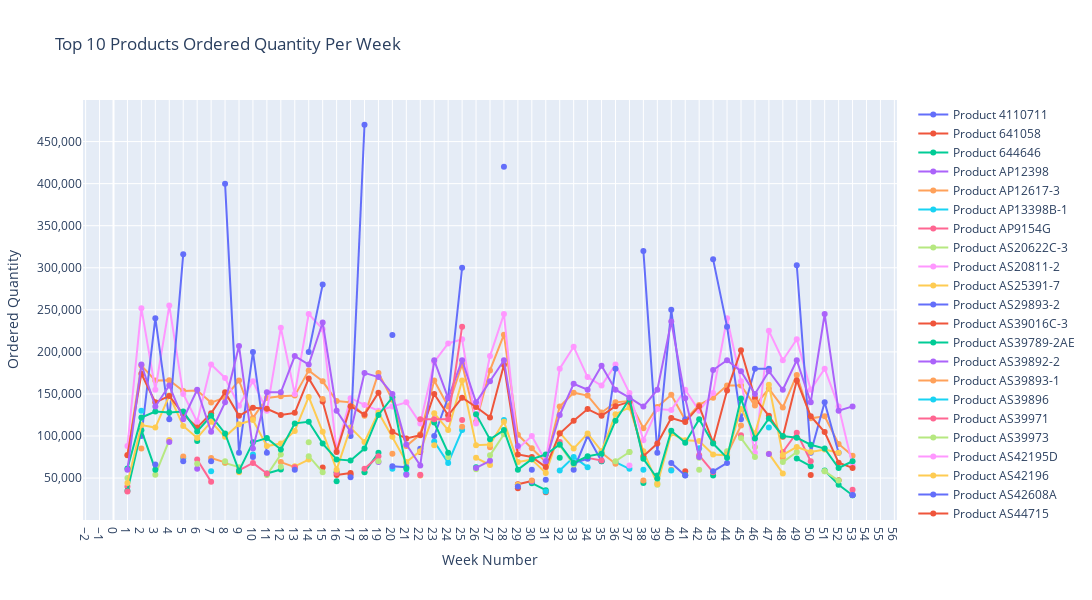

Notebook cell for this chart:
### Code cell
weekly_data = unique_products.groupby(['Week Number', 'Product Number'])['Ordered Quantity'].sum().reset_index()

# Sort the data within each week by Ordered Quantity
weekly_data_sorted = weekly_data.sort_values(['Week Number', 'Ordered Quantity'], ascending=[True, False])

# Get the top 10 products per week
top_10_per_week = weekly_data_sorted.groupby('Week Number').head(10)

# Pivot the data to get Week Number on the x-axis and Ordered Quantity on the y-axis
pivot_data = top_10_per_week.pivot(index='Week Number', columns='Product Number', values='Ordered Quantity')


import plotly.graph_objects as go

# Initialize the figure
fig = go.Figure()

# Loop through each product number and plot the data
for product in pivot_data.columns:
    fig.add_trace(go.Scatter(
        x=pivot_data.index,
        y=pivot_data[product],
        mode='lines+markers',
        name=f'Product {product}'
    ))

# Update layout
fig.update_layout(
    title='Top 10 Products Ordered Quantity Per Week',
    xaxis_title='Week Number',
    yaxis_title='Ordered Quantity',
    xaxis=dict(tickmode='linear', tick0=1, dtick=1),  # Display ticks for each week number
    yaxis=dict(tickformat=','),
    height=600,
    width=1200
)

# Show the plot
fig.show()

### Figure 1 — Plotly figure (JSON) as saved in the notebook; plotly's stock layout.template omitted (floating-point values rounded to 4 significant figures)
{"data": [{"mode": "lines+markers", "name": "Product 4110711", "type": "scatter", "x": [1, 2, 3, 4, 5, 6, 7, 8, 9, 10, 11, 12, 13, 14, 15, 16, 17, 18, 19, 20, 21, 22, 23, 24, 25, 26, 27, 28, 29, 30, 31, 32, 33, 34, 35, 36, 37, 38, 39, 40, 41, 42, 43, 44, 45, 46, 47, 48, 49, 50, 51, 52, 53], "y": [null, null, null, null, null, null, null, null, null, null, null, null, null, null, null, null, null, null, null, null, null, 84900, null, null, null, null, null, null, null, null, null, null, null, null, null, null, null, null, null, null, null, null, null, null, null, null, null, null, null, null, null, null, null]}, {"mode": "lines+markers", "name": "Product 641058", "type": "scatter", "x": [1, 2, 3, 4, 5, 6, 7, 8, 9, 10, 11, 12, 13, 14, 15, 16, 17, 18, 19, 20, 21, 22, 23, 24, 25, 26, 27, 28, 29, 30, 31, 32, 33, 34, 35, 36, 37, 38, 39, 40, 41, 42, 43, 44, 45, 46, 47, 48, 49, 50, 51, 52, 53], "y": [null, null, null, null, null, null, null, null, null, null, null, null, null, null, null, 53633, 56089, null, null, null, null, null, null, null, null, null, null, null, 42669, 46615, null, null, null, null, null, null, null, null, null, null, 58211, null, null, null, null, null, null, null, null, 53549, null, 47506, null]}, {"mode": "lines+markers", "name": "Product 644646", "type": "scatter", "x": [1, 2, 3, 4, 5, 6, 7, 8, 9, 10, 11, 12, 13, 14, 15, 16, 17, 18, 19, 20, 21, 22, 23, 24, 25, 26, 27, 28, 29, 30, 31, 32, 33, 34, 35, 36, 37, 38, 39, 40, 41, 42, 43, 44, 45, 46, 47, 48, 49, 50, 51, 52, 53], "y": [null, null, null, null, null, null, null, null, null, null, null, null, null, null, null, 46102, null, null, null, null, null, null, null, null, null, null, null, null, null, 43865, 35543, null, null, null, null, null, null, 44173, null, null, 53431, null, null, null, null, null, null, null, null, null, 59070, 42094, 29612]}, {"mode": "lines+markers", "name": "Product AP12398", "type": "scatter", "x": [1, 2, 3, 4, 5, 6, 7, 8, 9, 10, 11, 12, 13, 14, 15, 16, 17, 18, 19, 20, 21, 22, 23, 24, 25, 26, 27, 28, 29, 30, 31, 32, 33, 34, 35, 36, 37, 38, 39, 40, 41, 42, 43, 44, 45, 46, 47, 48, 49, 50, 51, 52, 53], "y": [null, null, null, null, null, null, null, null, null, null, null, null, null, null, null, null, null, null, null, null, null, null, null, null, null, null, null, null, null, 46000, null, null, null, null, null, null, null, null, null, null, null, null, null, null, null, null, null, null, null, null, null, null, null]}, {"mode": "lines+markers", "name": "Product AP12617-3", "type": "scatter", "x": [1, 2, 3, 4, 5, 6, 7, 8, 9, 10, 11, 12, 13, 14, 15, 16, 17, 18, 19, 20, 21, 22, 23, 24, 25, 26, 27, 28, 29, 30, 31, 32, 33, 34, 35, 36, 37, 38, 39, 40, 41, 42, 43, 44, 45, 46, 47, 48, 49, 50, 51, 52, 53], "y": [77500, 183700, 166000, 166300, 153500, 154000, 139700, 145800, 166000, 121500, 145300, 147200, 148000, 178000, 165000, 141500, 140000, 124000, 175000, 143050, 88000, 102000, 165900, 135100, 185500, 117000, 178000, 220500, 101600, 85300, 69200, 135000, 151500, 148000, 128000, 140000, 141500, 109300, 134500, 149000, 119000, 137000, 145500, 160000, 160000, 136200, 156200, 134000, 172500, 121000, 123500, 90500, 76500]}, {"mode": "lines+markers", "name": "Product AP13398B-1", "type": "scatter", "x": [1, 2, 3, 4, 5, 6, 7, 8, 9, 10, 11, 12, 13, 14, 15, 16, 17, 18, 19, 20, 21, 22, 23, 24, 25, 26, 27, 28, 29, 30, 31, 32, 33, 34, 35, 36, 37, 38, 39, 40, 41, 42, 43, 44, 45, 46, 47, 48, 49, 50, 51, 52, 53], "y": [null, null, null, null, 73500, null, null, null, null, 78000, null, null, null, null, null, null, null, null, null, null, 55000, null, 93500, 68000, 107000, null, null, 119000, null, null, null, 59000, 75000, 63000, null, 69000, 61000, null, null, null, null, 85500, null, null, null, null, null, null, null, null, null, null, null]}, {"mode": "lines+markers", "name": "Product AP9154G", "type": "scatter", "x": [1, 2, 3, 4, 5, 6, 7, 8, 9, 10, 11, 12, 13, 14, 15, 16, 17, 18, 19, 20, 21, 22, 23, 24, 25, 26, 27, 28, 29, 30, 31, 32, 33, 34, 35, 36, 37, 38, 39, 40, 41, 42, 43, 44, 45, 46, 47, 48, 49, 50, 51, 52, 53], "y": [40000, null, null, null, null, null, null, null, null, null, null, null, null, null, null, null, null, null, null, null, null, null, null, null, null, null, null, null, null, null, null, null, null, null, null, null, null, null, null, null, null, null, null, null, null, null, null, null, null, null, null, null, null]}, {"mode": "lines+markers", "name": "Product AS20622C-3", "type": "scatter", "x": [1, 2, 3, 4, 5, 6, 7, 8, 9, 10, 11, 12, 13, 14, 15, 16, 17, 18, 19, 20, 21, 22, 23, 24, 25, 26, 27, 28, 29, 30, 31, 32, 33, 34, 35, 36, 37, 38, 39, 40, 41, 42, 43, 44, 45, 46, 47, 48, 49, 50, 51, 52, 53], "y": [50000, null, 54000, 95000, null, null, null, 68000, 63000, null, 53500, 78000, null, 92500, null, null, null, 57000, null, null, null, null, null, null, null, 60500, null, null, null, null, null, null, null, null, null, null, 81001, null, 42000, null, null, 60000, null, 82000, null, 87010, null, null, null, null, 58000, 47000, null]}, {"mode": "lines+markers", "name": "Product AS20811-2", "type": "scatter", "x": [1, 2, 3, 4, 5, 6, 7, 8, 9, 10, 11, 12, 13, 14, 15, 16, 17, 18, 19, 20, 21, 22, 23, 24, 25, 26, 27, 28, 29, 30, 31, 32, 33, 34, 35, 36, 37, 38, 39, 40, 41, 42, 43, 44, 45, 46, 47, 48, 49, 50, 51, 52, 53], "y": [88000, 252000, 155000, 255000, 150000, 117000, 185000, 169000, 136000, 165000, 130000, 228600, 150000, 245000, 227000, 83000, 145000, 137000, 130000, 135000, 140000, 115000, 188000, 210000, 215000, 115000, 195000, 245000, 85000, 100000, 70000, 180000, 206000, 170000, 160000, 185000, 151000, 95000, 132000, 131000, 155000, 130000, 151000, 240000, 165000, 80000, 225000, 190000, 215000, 155000, 180000, 135000, 65000]}, {"mode": "lines+markers", "name": "Product AS25391-7", "type": "scatter", "x": [1, 2, 3, 4, 5, 6, 7, 8, 9, 10, 11, 12, 13, 14, 15, 16, 17, 18, 19, 20, 21, 22, 23, 24, 25, 26, 27, 28, 29, 30, 31, 32, 33, 34, 35, 36, 37, 38, 39, 40, 41, 42, 43, 44, 45, 46, 47, 48, 49, 50, 51, 52, 53], "y": [null, null, null, 95000, null, null, null, null, 57000, null, null, null, 64000, 72000, null, null, null, null, null, null, null, null, 89000, null, null, 74000, 65531, null, 42000, null, null, null, null, null, null, null, null, null, null, null, null, null, null, null, null, null, 79000, 55500, null, null, null, null, null]}, {"mode": "lines+markers", "name": "Product AS29893-2", "type": "scatter", "x": [1, 2, 3, 4, 5, 6, 7, 8, 9, 10, 11, 12, 13, 14, 15, 16, 17, 18, 19, 20, 21, 22, 23, 24, 25, 26, 27, 28, 29, 30, 31, 32, 33, 34, 35, 36, 37, 38, 39, 40, 41, 42, 43, 44, 45, 46, 47, 48, 49, 50, 51, 52, 53], "y": [null, 100000, 240000, 120000, 316000, null, null, 400000, 80000, 200000, 80000, null, null, 200000, 280000, null, 100000, 470000, null, 220000, null, null, 100000, 146000, 300000, null, null, 420000, null, 60000, null, null, 60000, 100000, 70000, 180000, null, 320000, 80000, 250000, 120000, null, 310000, 230000, 120000, 180000, 180000, null, 303000, 80000, 140000, 80000, null]}, {"mode": "lines+markers", "name": "Product AS39016C-3", "type": "scatter", "x": [1, 2, 3, 4, 5, 6, 7, 8, 9, 10, 11, 12, 13, 14, 15, 16, 17, 18, 19, 20, 21, 22, 23, 24, 25, 26, 27, 28, 29, 30, 31, 32, 33, 34, 35, 36, 37, 38, 39, 40, 41, 42, 43, 44, 45, 46, 47, 48, 49, 50, 51, 52, 53], "y": [null, null, null, null, null, null, null, null, null, null, null, null, null, null, 62500, null, 54000, null, null, null, null, 81000, null, null, null, null, null, null, 38000, null, 33000, null, null, null, null, null, null, null, null, null, null, null, null, null, null, null, null, null, null, null, null, null, null]}, {"mode": "lines+markers", "name": "Product AS39789-2AE", "type": "scatter", "x": [1, 2, 3, 4, 5, 6, 7, 8, 9, 10, 11, 12, 13, 14, 15, 16, 17, 18, 19, 20, 21, 22, 23, 24, 25, 26, 27, 28, 29, 30, 31, 32, 33, 34, 35, 36, 37, 38, 39, 40, 41, 42, 43, 44, 45, 46, 47, 48, 49, 50, 51, 52, 53], "y": [35000, 106920, 60000, null, null, 94020, null, null, null, null, 55400, 60150, null, null, null, 57000, null, 57000, 80000, null, null, null, null, null, null, 63000, null, 104000, null, null, null, 74000, null, null, 70000, null, null, null, 53000, null, null, null, 53005, null, null, null, null, null, 73200, 64060, null, null, 29570]}, {"mode": "lines+markers", "name": "Product AS39892-2", "type": "scatter", "x": [1, 2, 3, 4, 5, 6, 7, 8, 9, 10, 11, 12, 13, 14, 15, 16, 17, 18, 19, 20, 21, 22, 23, 24, 25, 26, 27, 28, 29, 30, 31, 32, 33, 34, 35, 36, 37, 38, 39, 40, 41, 42, 43, 44, 45, 46, 47, 48, 49, 50, 51, 52, 53], "y": [null, null, null, 93000, null, 61000, null, null, null, null, null, null, null, null, null, null, null, null, 69000, null, 54000, null, null, null, null, 62000, 70531, null, null, null, null, null, null, null, null, null, null, null, null, null, null, null, null, null, null, null, 78700, null, null, null, null, null, 30000]}, {"mode": "lines+markers", "name": "Product AS39893-1", "type": "scatter", "x": [1, 2, 3, 4, 5, 6, 7, 8, 9, 10, 11, 12, 13, 14, 15, 16, 17, 18, 19, 20, 21, 22, 23, 24, 25, 26, 27, 28, 29, 30, 31, 32, 33, 34, 35, 36, 37, 38, 39, 40, 41, 42, 43, 44, 45, 46, 47, 48, 49, 50, 51, 52, 53], "y": [null, 85000, null, null, 75500, null, 73890, 68608, null, null, null, 69000, 63000, null, null, null, null, null, null, 79000, null, 53000, null, null, 111000, null, 86538, null, null, 47000, null, null, null, null, 80000, 67000, null, 47000, null, 60000, null, null, null, 78000, 112500, null, null, 74000, null, null, null, null, null]}, {"mode": "lines+markers", "name": "Product AS39896", "type": "scatter", "x": [1, 2, 3, 4, 5, 6, 7, 8, 9, 10, 11, 12, 13, 14, 15, 16, 17, 18, 19, 20, 21, 22, 23, 24, 25, 26, 27, 28, 29, 30, 31, 32, 33, 34, 35, 36, 37, 38, 39, 40, 41, 42, 43, 44, 45, 46, 47, 48, 49, 50, 51, 52, 53], "y": [null, null, null, null, null, null, 58000, null, null, null, null, null, null, null, null, null, null, null, null, 61000, null, null, null, null, null, null, null, null, null, null, 34000, null, null, null, null, null, null, 60000, null, 59000, null, null, null, null, null, null, null, null, null, null, null, null, null]}, {"mode": "lines+markers", "name": "Product AS39971", "type": "scatter", "x": [1, 2, 3, 4, 5, 6, 7, 8, 9, 10, 11, 12, 13, 14, 15, 16, 17, 18, 19, 20, 21, 22, 23, 24, 25, 26, 27, 28, 29, 30, 31, 32, 33, 34, 35, 36, 37, 38, 39, 40, 41, 42, 43, 44, 45, 46, 47, 48, 49, 50, 51, 52, 53], "y": [34000, null, null, null, null, 72000, 45500, null, 59000, 68000, 55500, null, 63000, null, null, 56000, null, 61000, 76000, null, null, 54000, null, null, 119000, null, null, null, null, null, null, 93000, null, 74000, 71000, null, null, null, null, null, null, 77000, 57000, null, 101000, null, null, 81000, 104000, 70000, null, null, 36000]}, {"mode": "lines+markers", "name": "Product AS39973", "type": "scatter", "x": [1, 2, 3, 4, 5, 6, 7, 8, 9, 10, 11, 12, 13, 14, 15, 16, 17, 18, 19, 20, 21, 22, 23, 24, 25, 26, 27, 28, 29, 30, 31, 32, 33, 34, 35, 36, 37, 38, 39, 40, 41, 42, 43, 44, 45, 46, 47, 48, 49, 50, 51, 52, 53], "y": [null, null, null, null, null, 67000, null, 70000, null, null, null, 63500, null, 76000, 57000, null, null, null, 70000, null, 68000, null, null, 75000, null, null, 77000, 102000, null, null, null, 89000, 66000, null, null, 70000, 81000, null, 44000, null, null, 74000, null, null, 97500, 75000, null, 69000, 81000, null, 58000, null, null]}, {"mode": "lines+markers", "name": "Product AS42195D", "type": "scatter", "x": [1, 2, 3, 4, 5, 6, 7, 8, 9, 10, 11, 12, 13, 14, 15, 16, 17, 18, 19, 20, 21, 22, 23, 24, 25, 26, 27, 28, 29, 30, 31, 32, 33, 34, 35, 36, 37, 38, 39, 40, 41, 42, 43, 44, 45, 46, 47, 48, 49, 50, 51, 52, 53], "y": [null, null, null, null, null, null, null, null, null, null, null, null, null, null, null, null, null, null, null, null, null, null, null, null, null, null, null, null, null, null, null, null, null, null, null, null, 65000, null, null, null, null, null, null, null, null, null, null, null, null, null, null, null, null]}, {"mode": "lines+markers", "name": "Product AS42196", "type": "scatter", "x": [1, 2, 3, 4, 5, 6, 7, 8, 9, 10, 11, 12, 13, 14, 15, 16, 17, 18, 19, 20, 21, 22, 23, 24, 25, 26, 27, 28, 29, 30, 31, 32, 33, 34, 35, 36, 37, 38, 39, 40, 41, 42, 43, 44, 45, 46, 47, 48, 49, 50, 51, 52, 53], "y": [44000, 113000, 110000, 148000, 112000, 97697, 117000, 99000, 114000, 119000, 88000, 91000, 106000, 146500, 105000, 60000, 110000, 93000, 128000, 99000, 69000, 82000, 127100, 107000, 166000, 89000, 90000, 117000, 69000, 72000, 56000, 104000, 85000, 103000, 82000, 126000, 134000, 82000, 43000, 103000, 95000, 94000, 78000, 77000, 132000, 103000, 161000, 77500, 87000, 81000, 84000, 80000, null]}, {"mode": "lines+markers", "name": "Product AS42608A", "type": "scatter", "x": [1, 2, 3, 4, 5, 6, 7, 8, 9, 10, 11, 12, 13, 14, 15, 16, 17, 18, 19, 20, 21, 22, 23, 24, 25, 26, 27, 28, 29, 30, 31, 32, 33, 34, 35, 36, 37, 38, 39, 40, 41, 42, 43, 44, 45, 46, 47, 48, 49, 50, 51, 52, 53], "y": [null, null, 66000, null, 70000, null, 70000, null, null, 75000, null, null, 60000, null, null, null, 51000, null, null, 64000, 63000, null, null, null, null, null, null, null, 40000, null, 48000, null, 68000, 73000, null, null, null, null, null, 68000, 53000, null, 58000, 68000, null, null, null, null, null, null, null, null, 30000]}, {"mode": "lines+markers", "name": "Product AS44715", "type": "scatter", "x": [1, 2, 3, 4, 5, 6, 7, 8, 9, 10, 11, 12, 13, 14, 15, 16, 17, 18, 19, 20, 21, 22, 23, 24, 25, 26, 27, 28, 29, 30, 31, 32, 33, 34, 35, 36, 37, 38, 39, 40, 41, 42, 43, 44, 45, 46, 47, 48, 49, 50, 51, 52, 53], "y": [77000, 174000, 140000, 147640, 126000, 110000, 127000, 152060, 124000, 133520, 132300, 125000, 127500, 168500, 140900, 81120, 135500, 125500, 151520, 105000, 97000, 101030, 150000, 124551, 145560, 134500, 122100, 184600, 78000, 75000, 63030, 103000, 118035, 132000, 124000, 135500, 140540, 76000, 91000, 121500, 116500, 135510, 92100, 154000, 202050, 145100, 124000, 99150, 166000, 123520, 104700, 68200, 62100]}, {"mode": "lines+markers", "name": "Product AS45341A", "type": "scatter", "x": [1, 2, 3, 4, 5, 6, 7, 8, 9, 10, 11, 12, 13, 14, 15, 16, 17, 18, 19, 20, 21, 22, 23, 24, 25, 26, 27, 28, 29, 30, 31, 32, 33, 34, 35, 36, 37, 38, 39, 40, 41, 42, 43, 44, 45, 46, 47, 48, 49, 50, 51, 52, 53], "y": [61300, 122000, 129000, 128000, 129000, 105500, 124000, 103000, 58500, 92500, 97500, 84000, 115000, 117000, 91000, 72200, 71000, 85000, 125000, 146000, 61000, null, 116000, 80000, null, 126000, 96000, 107000, 60000, 72500, 78000, 90000, 68000, 76000, 79000, 118150, 144000, 73000, 49500, 106200, 92000, 120000, 91000, 74000, 144500, 97000, 120800, 100000, 98000, 89600, 85000, 62000, 70000]}, {"mode": "lines+markers", "name": "Product AS45341B", "type": "scatter", "x": [1, 2, 3, 4, 5, 6, 7, 8, 9, 10, 11, 12, 13, 14, 15, 16, 17, 18, 19, 20, 21, 22, 23, 24, 25, 26, 27, 28, 29, 30, 31, 32, 33, 34, 35, 36, 37, 38, 39, 40, 41, 42, 43, 44, 45, 46, 47, 48, 49, 50, 51, 52, 53], "y": [60000, 185000, 135000, 160000, 120000, 155000, 105000, 140000, 207000, 85000, 152000, 152000, 195000, 185000, 235000, 130000, 105000, 175000, 170000, 150000, 90000, 65000, 190000, 145000, 190000, 140000, 165000, 190000, 88000, null, 70000, 125000, 162000, 155000, 183500, 155000, 145500, 135000, 155000, 236000, 145000, 75000, 178404, 190000, 177000, 150000, 177000, 155000, 190000, 140000, 245000, 130000, 135200]}, {"mode": "lines+markers", "name": "Product AX4256-1", "type": "scatter", "x": [1, 2, 3, 4, 5, 6, 7, 8, 9, 10, 11, 12, 13, 14, 15, 16, 17, 18, 19, 20, 21, 22, 23, 24, 25, 26, 27, 28, 29, 30, 31, 32, 33, 34, 35, 36, 37, 38, 39, 40, 41, 42, 43, 44, 45, 46, 47, 48, 49, 50, 51, 52, 53], "y": [null, null, null, null, null, null, null, null, null, null, null, null, null, null, 144000, null, null, null, null, null, null, null, null, null, null, null, null, null, null, null, null, null, null, null, null, null, null, null, null, null, null, null, null, null, null, 140000, null, null, null, null, null, null, null]}, {"mode": "lines+markers", "name": "Product AX4258", "type": "scatter", "x": [1, 2, 3, 4, 5, 6, 7, 8, 9, 10, 11, 12, 13, 14, 15, 16, 17, 18, 19, 20, 21, 22, 23, 24, 25, 26, 27, 28, 29, 30, 31, 32, 33, 34, 35, 36, 37, 38, 39, 40, 41, 42, 43, 44, 45, 46, 47, 48, 49, 50, 51, 52, 53], "y": [null, 130000, null, null, null, null, null, null, null, null, null, null, null, null, null, null, null, null, null, null, null, null, null, null, null, null, null, null, null, null, null, null, null, null, null, null, null, null, null, null, null, null, null, null, null, null, 110000, null, null, null, null, null, null]}, {"mode": "lines+markers", "name": "Product AX4826-1", "type": "scatter", "x": [1, 2, 3, 4, 5, 6, 7, 8, 9, 10, 11, 12, 13, 14, 15, 16, 17, 18, 19, 20, 21, 22, 23, 24, 25, 26, 27, 28, 29, 30, 31, 32, 33, 34, 35, 36, 37, 38, 39, 40, 41, 42, 43, 44, 45, 46, 47, 48, 49, 50, 51, 52, 53], "y": [null, null, null, null, null, null, null, null, null, null, null, null, null, null, null, null, null, null, null, null, null, 120000, 120000, 120000, 230000, null, null, null, null, null, null, null, null, null, null, null, null, null, null, null, null, null, null, null, null, null, null, null, null, null, null, null, null]}], "layout": {"height": 600, "title": {"text": "Top 10 Products Ordered Quantity Per Week"}, "width": 1200, "xaxis": {"dtick": 1, "tick0": 1, "tickmode": "linear", "title": {"text": "Week Number"}}, "yaxis": {"tickformat": ",", "title": {"text": "Ordered Quantity"}}}}
